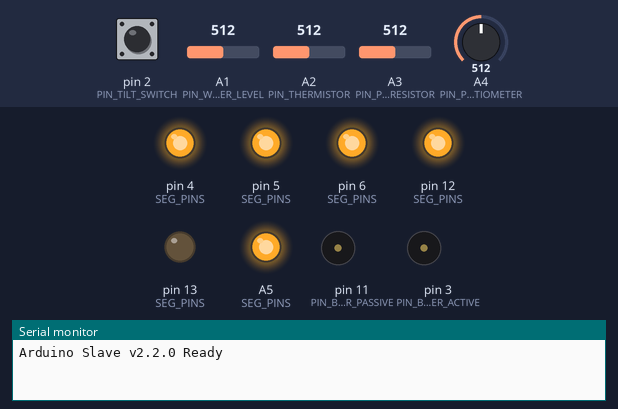
This sketch was run on a simulated Arduino Uno, built with avr-gcc and run on an emulated ATmega328P. On the bench: output pins drawn as LEDs (lit = HIGH), buzzer (waves = sounding, pin HIGH), the last lines printed to the serial monitor. The test bench sets the inputs (shaded band); at power-on: A1 (PIN_WATER_LEVEL) = 512, pin 2 (PIN_TILT_SWITCH) HIGH, A2 (PIN_THERMISTOR) = 512, A3 (PIN_PHOTORESISTOR) = 512, A4 (PIN_POTENTIOMETER) = 512.

Above: at 1.5 s.
1.6 s: A1 (PIN_WATER_LEVEL) set to 561
At 2.6 s:
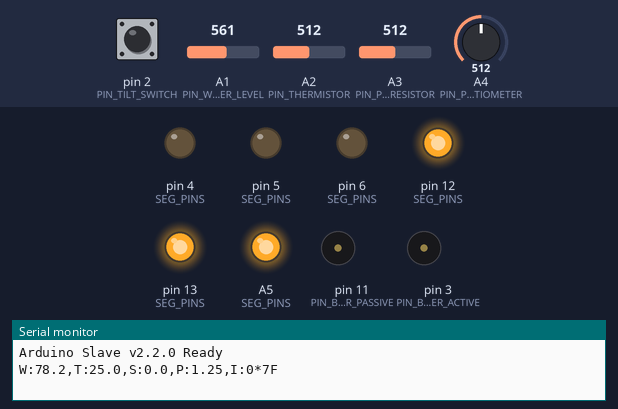
3.4 s: A1 (PIN_WATER_LEVEL) set to 306
At 5.5 s:
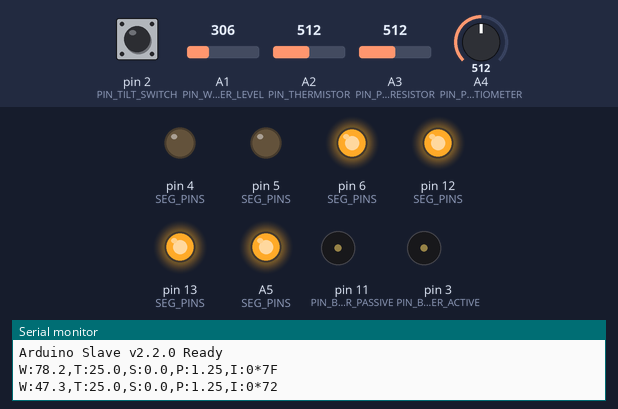
5.8 s: A1 (PIN_WATER_LEVEL) set to 331
At 6.9 s:
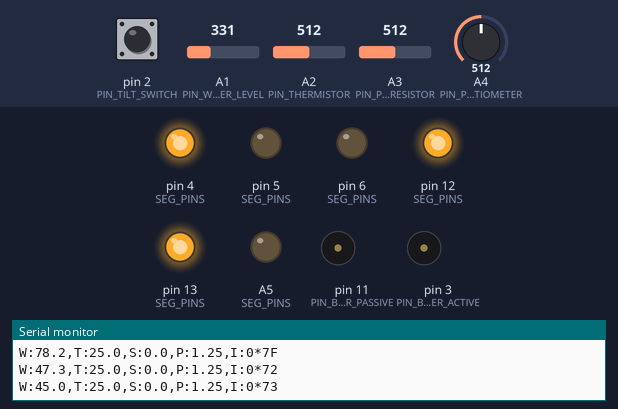
7.4 s: pin 2 (PIN_TILT_SWITCH) pulled LOW for 0.15 s
At 7.9 s:
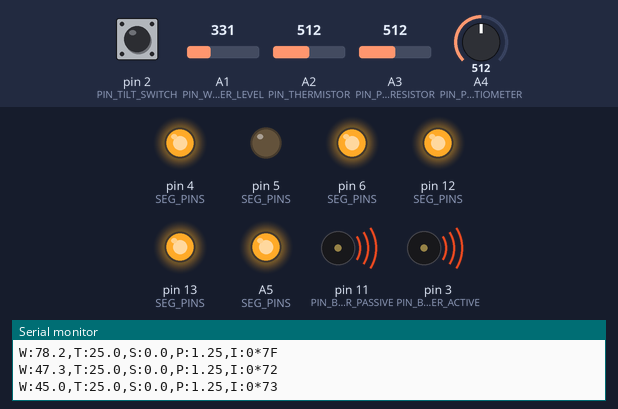
Timing chart, 0 to 23.9 s (numbered marks = the images above; inputs shaded):
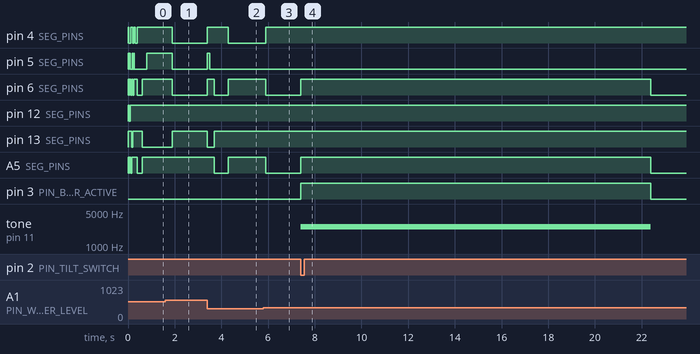

The sketch:

GeoSense_Arduino_Slave.ino
```cpp
// ================================================================
//  GEO-SENSE AFRICA v2.2 — ARDUINO UNO SLAVE NODE (PRODUCTION)
//  Role: Raw Sensor Reading, Tilt Interrupt, Serial to ESP32
//  Version: 2.2.0 - Security & Stability Hardened
// ================================================================

#include <Arduino.h>
#include <util/atomic.h>
#include <avr/wdt.h>

// ── VERSION CONFIGURATION ──────────────────────────────────────
#define FIRMWARE_VERSION "2.2.0"

// ── PIN DEFINITIONS ─────────────────────────────────────────
#define PIN_WATER_LEVEL    A1
#define PIN_THERMISTOR     A2
#define PIN_PHOTORESISTOR  A3
#define PIN_POTENTIOMETER  A4
#define PIN_TILT_SWITCH    2
#define PIN_BUZZER_ACTIVE  3
#define PIN_BUZZER_PASSIVE 11
#define SEG_A              4
#define SEG_B              5
#define SEG_C              6
#define SEG_D              12
#define SEG_E              13
#define SEG_F              A5

// ── THERMISTOR CONSTANTS ─────────────────────────────────────
#define THERMISTOR_NOMINAL  10000
#define SERIES_RESISTOR     10000
#define BCOEFFICIENT        3950
#define TEMP_NOMINAL        25

// ── SENSOR CALIBRATION CONSTANTS ────────────────────────────
#define WATER_LEVEL_MIN_ADC     0
#define WATER_LEVEL_MAX_ADC     700
#define POT_CALIBRATION_MIN     50
#define POT_CALIBRATION_MAX     200
#define THERMISTOR_MIN_READING  10

// ── ALERT TIMING CONSTANTS ──────────────────────────────────
#define ALERT_2_INTERVAL_MS     400
#define ALERT_2_FREQ            1800
#define ALERT_2_DURATION_MS     200
#define ALERT_1_INTERVAL_MS     3000
#define ALERT_1_FREQ            880
#define ALERT_1_DURATION_MS     150
#define TILT_ALARM_FREQ         2500
#define TILT_TIMEOUT_US         15000000UL  // 15 seconds in microseconds

// ── 7-SEG DIGIT PATTERNS (A-F) ──────────────────────────────
// Segment mapping: 0bGFEDCBA (bit 0 = A, bit 5 = F)
const uint8_t SEG_DIGITS[10] PROGMEM = {
  0b00111111, // 0: A,B,C,D,E,F
  0b00000110, // 1: B,C
  0b01011011, // 2: A,B,D,E,G
  0b01001111, // 3: A,B,C,D,G
  0b01100110, // 4: B,C,F,G
  0b01101101, // 5: A,C,D,F,G
  0b01111101, // 6: A,C,D,E,F,G
  0b00000111, // 7: A,B,C
  0b01111111, // 8: A,B,C,D,E,F,G
  0b01101111, // 9: A,B,C,D,F,G
};

// Store pin mapping in PROGMEM to save RAM
const uint8_t SEG_PINS[6] PROGMEM = { SEG_A, SEG_B, SEG_C, SEG_D, SEG_E, SEG_F };

// ── GLOBALS (volatile for ISR safety) ───────────────────────
volatile bool tiltTriggered   = false;
volatile uint32_t tiltMs      = 0;

float waterLevel    = 0;
float thermistorTemp= 25.0;
float potCalibration= 1.0;
float photoPct      = 0;

float ema_water = 0;
#define EMA_A 0.3f

int cmdAlertLevel = 0;
uint32_t lastTxMs = 0;
uint32_t lastBuzMs = 0;
uint32_t lastSampleMs = 0;

#define TX_INTERVAL       2000
#define SAMPLE_INTERVAL   100

// ── SERIAL BUFFER FOR INCOMING DATA ─────────────────────────
#define SERIAL_BUF_SIZE 32
char serialBuffer[SERIAL_BUF_SIZE];
uint8_t serialIdx = 0;

// ── FUNCTION PROTOTYPES ─────────────────────────────────────
void readSensors();
void handleIncomingSerial();
void handleAlerts(uint32_t now);
void transmitToESP32();
void displayDigit(int d);
void safeTiltReset();

// ── ISR FOR TILT SWITCH ─────────────────────────────────────
// Note: Keep ISRs as short as possible - only set flags
// Using micros() for better timing resolution in ISR
void LANDSLIDE_ISR() {
  tiltTriggered = true;
  tiltMs = micros();  // Use micros() for better resolution
}

// ── SAFE TILT RESET (Atomic) ────────────────────────────────
void safeTiltReset() {
  ATOMIC_BLOCK(ATOMIC_RESTORESTATE) {
    tiltTriggered = false;
  }
  noTone(PIN_BUZZER_PASSIVE);
  digitalWrite(PIN_BUZZER_ACTIVE, LOW);
}

// ── SETUP ────────────────────────────────────────────────────
void setup() {
  Serial.begin(9600);

  // Tilt Switch with Internal Pull-up
  pinMode(PIN_TILT_SWITCH, INPUT_PULLUP);
  attachInterrupt(digitalPinToInterrupt(PIN_TILT_SWITCH), LANDSLIDE_ISR, FALLING);

  // Buzzer Outputs
  pinMode(PIN_BUZZER_ACTIVE, OUTPUT);
  pinMode(PIN_BUZZER_PASSIVE, OUTPUT);
  digitalWrite(PIN_BUZZER_ACTIVE, LOW);
  noTone(PIN_BUZZER_PASSIVE);

  // 7-Segment Display Pins
  for (int i = 0; i < 6; i++) {
    pinMode(SEG_PINS[i], OUTPUT);
    digitalWrite(SEG_PINS[i], LOW);
  }

  // Boot sequence - show digits 0-9
  for (int d = 0; d <= 9; d++) {
    displayDigit(d);
    delay(30);
  }
  displayDigit(0);

  // Initialize EMA with first reading
  readSensors();
  ema_water = waterLevel;

  // Enable Watchdog Timer (2 second timeout)
  // WDT will reset the board if loop() hangs
  wdt_enable(WDTO_2S);

  Serial.println(F("Arduino Slave v" FIRMWARE_VERSION " Ready"));
}

// ── MAIN LOOP ────────────────────────────────────────────────
void loop() {
  // Reset watchdog timer at start of each loop
  wdt_reset();

  uint32_t now = millis();

  // ── TILT TIMEOUT (Auto-reset after 15 seconds) ───────────
  // Use atomic block for safe volatile access
  bool localTiltTriggered;
  uint32_t localTiltUs;

  ATOMIC_BLOCK(ATOMIC_RESTORESTATE) {
    localTiltTriggered = tiltTriggered;
    localTiltUs = tiltMs;
  }

  if (localTiltTriggered && ((uint32_t)(micros() - localTiltUs) > TILT_TIMEOUT_US)) {
    safeTiltReset();
  }

  // ── SENSOR SAMPLING ──────────────────────────────────────
  if (now - lastSampleMs >= SAMPLE_INTERVAL) {
    lastSampleMs = now;
    readSensors();
  }

  // ── SERIAL COMMANDS FROM ESP32 ───────────────────────────
  handleIncomingSerial();

  // ── ALERTS & BUZZERS ─────────────────────────────────────
  handleAlerts(now);

  // ── 7-SEGMENT DISPLAY ────────────────────────────────────
  // Check tilt state again for display
  ATOMIC_BLOCK(ATOMIC_RESTORESTATE) {
    localTiltTriggered = tiltTriggered;
  }

  if (!localTiltTriggered) {
    int dispVal = constrain((int)(waterLevel / 11.1f), 0, 9);
    displayDigit(dispVal);
  } else {
    displayDigit(9);  // Show 9 during tilt alarm
  }

  // ── TRANSMIT TO ESP32 ────────────────────────────────────
  if (now - lastTxMs >= TX_INTERVAL) {
    lastTxMs = now;
    transmitToESP32();
  }
}

// ── SENSOR READING FUNCTIONS ────────────────────────────────
void readSensors() {
  // Water Level with validation
  int rawWater = analogRead(PIN_WATER_LEVEL);
  int constrainedWater = constrain(rawWater, WATER_LEVEL_MIN_ADC, WATER_LEVEL_MAX_ADC);
  float wPct = (float)map(constrainedWater, WATER_LEVEL_MIN_ADC, WATER_LEVEL_MAX_ADC, 0, 100);
  ema_water = (EMA_A * wPct) + ((1.0f - EMA_A) * ema_water);
  waterLevel = constrain(ema_water, 0.0f, 100.0f);

  // Thermistor with validation
  int rawTherm = analogRead(PIN_THERMISTOR);
  if (rawTherm > THERMISTOR_MIN_READING && rawTherm < 1023) {
    float resist = SERIES_RESISTOR * ((1023.0f / rawTherm) - 1.0f);
    if (resist > 0.0f) {
      float sh = log(resist / THERMISTOR_NOMINAL) / BCOEFFICIENT;
      sh += 1.0f / (TEMP_NOMINAL + 273.15f);
      float temp = (1.0f / sh) - 273.15f;

      // Validate temperature range (-40 to 125 C)
      if (temp >= -40.0f && temp <= 125.0f) {
        thermistorTemp = temp;
      } else {
        // Invalid temperature - keep last known good value
      }
    }
  }

  // Potentiometer with validation
  int rawPot = analogRead(PIN_POTENTIOMETER);
  int constrainedPot = constrain(rawPot, 0, 1023);
  potCalibration = (float)map(constrainedPot, 0, 1023, POT_CALIBRATION_MIN, POT_CALIBRATION_MAX) / 100.0f;

  // Photoresistor (for ambient light monitoring)
  int rawPhoto = analogRead(PIN_PHOTORESISTOR);
  photoPct = (float)map(constrain(rawPhoto, 0, 1023), 0, 1023, 0, 100);
}

// ── SERIAL HANDLING WITH BUFFER OVERFLOW PROTECTION ─────────
void handleIncomingSerial() {
  while (Serial.available()) {
    char c = Serial.read();

    if (c == '\n' || c == '\r') {
      // End of command - parse it
      serialBuffer[serialIdx] = '\0';

      // Parse CMD:XX format with validation
      if (serialIdx >= 5 && strncmp(serialBuffer, "CMD:", 4) == 0) {
        char* endPtr = nullptr;
        long val = strtol(serialBuffer + 4, &endPtr, 10);
        // Validate alert level range (0-2) and proper parsing
        if (endPtr != serialBuffer + 4 && val >= 0 && val <= 2) {
          cmdAlertLevel = (int)val;
        } else {
          Serial.print("Invalid CMD value: ");
          Serial.println(serialBuffer);
        }
      }

      // Reset buffer
      serialIdx = 0;
    } else {
      // Add character to buffer (with overflow protection)
      if (serialIdx < SERIAL_BUF_SIZE - 1) {
        serialBuffer[serialIdx++] = c;
        serialBuffer[serialIdx] = '\0';  // Maintain null termination
      } else {
        // Buffer overflow - discard and reset
        serialIdx = 0;
        serialBuffer[0] = '\0';
      }
    }
  }
}

// ── ALERT HANDLING ──────────────────────────────────────────
void handleAlerts(uint32_t now) {
  // Check tilt state atomically
  bool localTiltTriggered;
  ATOMIC_BLOCK(ATOMIC_RESTORESTATE) {
    localTiltTriggered = tiltTriggered;
  }

  // Tilt alarm takes priority
  if (localTiltTriggered) {
    tone(PIN_BUZZER_PASSIVE, TILT_ALARM_FREQ);
    digitalWrite(PIN_BUZZER_ACTIVE, HIGH);
    return;
  }

  // Handle ESP32 command-based alerts
  if (cmdAlertLevel == 2) {
    // Critical alert - beep every 400ms
    if (now - lastBuzMs > ALERT_2_INTERVAL_MS) {
      lastBuzMs = now;
      tone(PIN_BUZZER_PASSIVE, ALERT_2_FREQ, ALERT_2_DURATION_MS);
    }
  } else if (cmdAlertLevel == 1) {
    // Caution alert - beep every 3 seconds
    if (now - lastBuzMs > ALERT_1_INTERVAL_MS) {
      lastBuzMs = now;
      tone(PIN_BUZZER_PASSIVE, ALERT_1_FREQ, ALERT_1_DURATION_MS);
    }
  } else {
    // No alert - silence buzzers
    noTone(PIN_BUZZER_PASSIVE);
    digitalWrite(PIN_BUZZER_ACTIVE, LOW);
  }
}

// ── TRANSMIT DATA TO ESP32 ──────────────────────────────────
void transmitToESP32() {
  char buffer[48];

  // Helper to split float into int/frac for snprintf (Uno safe)
  auto fmtFloat = [](float val, int& i, int& f, int mult) {
    i = (int)val;
    f = (int)(abs(val - i) * mult);
  };

  int w_i, w_f, t_i, t_f, p_i, p_f;
  fmtFloat(constrain(waterLevel, 0, 100), w_i, w_f, 10);
  fmtFloat(constrain(thermistorTemp, -40, 125), t_i, t_f, 10);
  fmtFloat(constrain(potCalibration, 0.1, 10), p_i, p_f, 100);

  // W:xx.x,T:xx.x,S:xx.x,P:x.xx,I:x
  snprintf(buffer, sizeof(buffer), "W:%d.%d,T:%d.%d,S:0.0,P:%d.%02d,I:%d",
           w_i, w_f, t_i, t_f, p_i, p_f, tiltTriggered ? 1 : 0);

  // Calculate XOR Checksum
  uint8_t checksum = 0;
  for (int i = 0; buffer[i] != '\0'; i++) {
    checksum ^= (uint8_t)buffer[i];
  }

  // Final Packet: DATA*CHECKSUM (HEX)
  Serial.print(buffer);
  Serial.print("*");
  if (checksum < 0x10) Serial.print('0'); // Padding
  Serial.println(checksum, HEX);
}

// ── 7-SEGMENT DISPLAY ───────────────────────────────────────
void displayDigit(int d) {
  if (d < 0 || d > 9) d = 0;

  // Read pattern from PROGMEM
  uint8_t pattern = pgm_read_byte(&SEG_DIGITS[d]);

  // Update all segment pins
  for (int i = 0; i < 6; i++) {
    uint8_t pin = pgm_read_byte(&SEG_PINS[i]);
    digitalWrite(pin, (pattern >> (5 - i)) & 0x01);
  }
}
```

Measured:
- the behaviour switches between 545 and 546 on A1 (PIN_WATER_LEVEL) (found by bisection; images 0 and 1)
- the behaviour switches between 314 and 315 on A1 (PIN_WATER_LEVEL) (found by bisection; images 2 and 3)
- after the input at 1.6 s, pin 4 (SEG_PINS), pin 5 (SEG_PINS), pin 6 (SEG_PINS): HIGH → LOW after 0.30 s; pin 13 (SEG_PINS): LOW → HIGH after 0.30 s
- after the input at 3.4 s, pin 4 (SEG_PINS): LOW → HIGH at once, → LOW 0.90 s later; pin 5 (SEG_PINS): LOW → HIGH at once, → LOW 0.10 s later; pin 6 (SEG_PINS): LOW → HIGH at once, → LOW 0.30 s later, → HIGH 0.60 s later; pin 13 (SEG_PINS): HIGH → LOW at once, → HIGH 0.30 s later; A5 (SEG_PINS): HIGH → LOW after 0.30 s, → HIGH 0.60 s later
- after the input at 5.8 s, pin 4 (SEG_PINS): LOW → HIGH after 0.10 s; pin 6 (SEG_PINS), A5 (SEG_PINS): HIGH → LOW after 0.10 s
- after the input at 7.4 s, pin 6 (SEG_PINS), A5 (SEG_PINS), pin 3 (PIN_BUZZER_ACTIVE): LOW → HIGH at once, → LOW 15.0 s later; tone on pin 11 (PIN_BUZZER_PASSIVE): silent → 2500 Hz at once, → silent 15.0 s later
